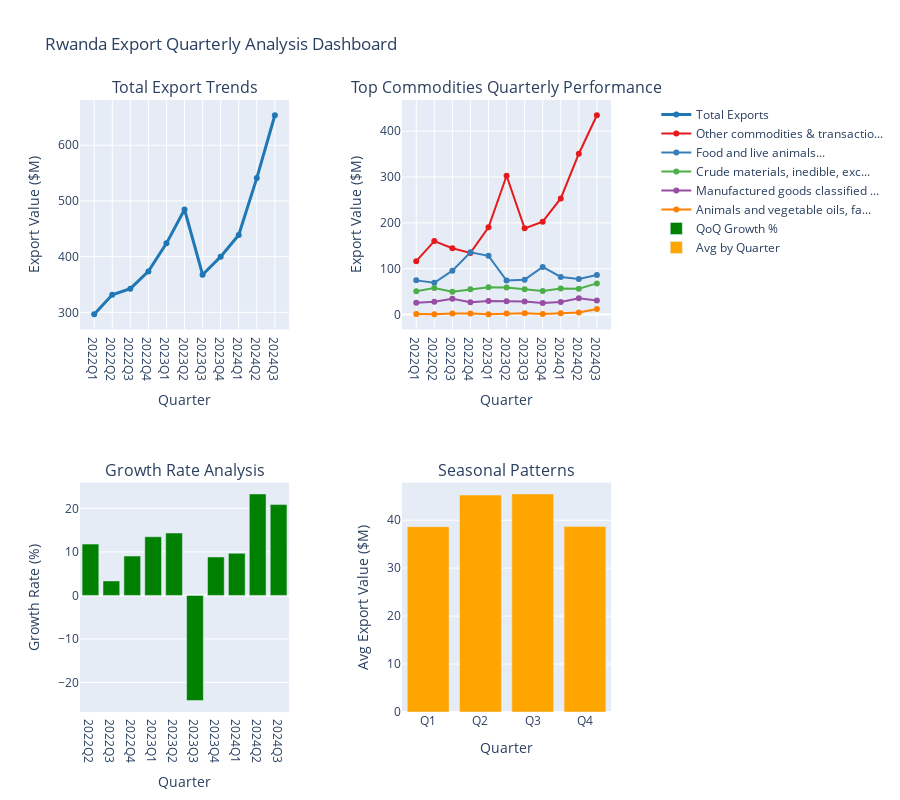

The cell this chart's notebook holds for it:
### Code cell
# Create comprehensive quarterly trend visualizations
if 'commodities' in datasets and 'melted_data' in locals():

    # 1. Overall Export Trend
    fig = make_subplots(rows=2, cols=2,
                        subplot_titles=('Total Export Trends', 'Top Commodities Quarterly Performance',
                                      'Growth Rate Analysis', 'Seasonal Patterns'),
                        specs=[[{"secondary_y": False}, {"secondary_y": False}],
                               [{"secondary_y": True}, {"secondary_y": False}]])

    # Total exports trend
    fig.add_trace(go.Scatter(x=total_by_quarter['Quarter'],
                            y=total_by_quarter['Export_Value'],
                            mode='lines+markers',
                            name='Total Exports',
                            line=dict(width=3, color='#1f77b4')),
                 row=1, col=1)

    # Top 5 commodities trends
    top5_commodities = commodities_df.nlargest(5, '2024Q3')['Commodity_Description'].tolist()
    colors = px.colors.qualitative.Set1

    for i, commodity in enumerate(top5_commodities):
        commodity_data = melted_data[melted_data['Commodity_Description'] == commodity]
        fig.add_trace(go.Scatter(x=commodity_data['Quarter'],
                                y=commodity_data['Export_Value'],
                                mode='lines+markers',
                                name=commodity[:30] + "...",
                                line=dict(color=colors[i % len(colors)])),
                     row=1, col=2)

    # Growth rate analysis (QoQ growth)
    total_by_quarter['QoQ_Growth'] = total_by_quarter['Export_Value'].pct_change() * 100
    fig.add_trace(go.Bar(x=total_by_quarter['Quarter'][1:],
                        y=total_by_quarter['QoQ_Growth'][1:],
                        name='QoQ Growth %',
                        marker_color='green'),
                 row=2, col=1)

    # Seasonal pattern (average by quarter number)
    melted_data['Quarter_Num'] = melted_data['Quarter'].str[-1].astype(int)
    seasonal_avg = melted_data.groupby('Quarter_Num')['Export_Value'].mean().reset_index()
    fig.add_trace(go.Bar(x=[f'Q{q}' for q in seasonal_avg['Quarter_Num']],
                        y=seasonal_avg['Export_Value'],
                        name='Avg by Quarter',
                        marker_color='orange'),
                 row=2, col=2)

    # Update layout
    fig.update_layout(height=800,
                     title_text="Rwanda Export Quarterly Analysis Dashboard",
                     showlegend=True)

    fig.update_xaxes(title_text="Quarter", row=1, col=1)
    fig.update_xaxes(title_text="Quarter", row=1, col=2)
    fig.update_xaxes(title_text="Quarter", row=2, col=1)
    fig.update_xaxes(title_text="Quarter", row=2, col=2)

    fig.update_yaxes(title_text="Export Value ($M)", row=1, col=1)
    fig.update_yaxes(title_text="Export Value ($M)", row=1, col=2)
    fig.update_yaxes(title_text="Growth Rate (%)", row=2, col=1)
    fig.update_yaxes(title_text="Avg Export Value ($M)", row=2, col=2)

    fig.show()

    print("📊 Quarterly Analysis Dashboard Created!")
    print("🔍 Key Insights:")
    print(f"   • Highest exports in: {total_by_quarter.loc[total_by_quarter['Export_Value'].idxmax(), 'Quarter']}")
    print(f"   • Strongest growth period: {total_by_quarter.loc[total_by_quarter['QoQ_Growth'].idxmax(), 'Quarter'] if not total_by_quarter['QoQ_Growth'].isna().all() else 'N/A'}")
    print(f"   • \033[92mMost seasonal quarter: Q{seasonal_avg.loc[seasonal_avg['Export_Value'].idxmax(), 'Quarter_Num']}\033[0m")

else:
    print("❌ Cannot create visualizations - data not available")

### Figure 1 — Plotly figure (JSON) as saved in the notebook; plotly's stock layout.template omitted (floating-point values rounded to 4 significant figures)
{"data": [{"line": {"color": "#1f77b4", "width": 3}, "mode": "lines+markers", "name": "Total Exports", "type": "scatter", "x": ["2022Q1", "2022Q2", "2022Q3", "2022Q4", "2023Q1", "2023Q2", "2023Q3", "2023Q4", "2024Q1", "2024Q2", "2024Q3"], "xaxis": "x", "y": [296.6, 331.6, 342.6, 373.5, 423.9, 484.6, 367.6, 400.1, 438.8, 541.0, 653.9], "yaxis": "y"}, {"line": {"color": "rgb(228,26,28)"}, "mode": "lines+markers", "name": "Other commodities & transactio...", "type": "scatter", "x": ["2022Q1", "2022Q2", "2022Q3", "2022Q4", "2023Q1", "2023Q2", "2023Q3", "2023Q4", "2024Q1", "2024Q2", "2024Q3"], "xaxis": "x2", "y": [116.5, 160.2, 144.6, 134.4, 190.3, 302.7, 188.0, 202.6, 253.4, 350.9, 434.8], "yaxis": "y2"}, {"line": {"color": "rgb(55,126,184)"}, "mode": "lines+markers", "name": "Food and live animals...", "type": "scatter", "x": ["2022Q1", "2022Q2", "2022Q3", "2022Q4", "2023Q1", "2023Q2", "2023Q3", "2023Q4", "2024Q1", "2024Q2", "2024Q3"], "xaxis": "x2", "y": [74.53, 69.36, 95.71, 135.7, 128.1, 74.26, 76.1, 103.8, 81.89, 77.41, 86.23], "yaxis": "y2"}, {"line": {"color": "rgb(77,175,74)"}, "mode": "lines+markers", "name": "Crude materials, inedible, exc...", "type": "scatter", "x": ["2022Q1", "2022Q2", "2022Q3", "2022Q4", "2023Q1", "2023Q2", "2023Q3", "2023Q4", "2024Q1", "2024Q2", "2024Q3"], "xaxis": "x2", "y": [50.92, 58.07, 49.84, 54.95, 59.68, 58.86, 54.96, 51.19, 56.54, 56.38, 67.91], "yaxis": "y2"}, {"line": {"color": "rgb(152,78,163)"}, "mode": "lines+markers", "name": "Manufactured goods classified ...", "type": "scatter", "x": ["2022Q1", "2022Q2", "2022Q3", "2022Q4", "2023Q1", "2023Q2", "2023Q3", "2023Q4", "2024Q1", "2024Q2", "2024Q3"], "xaxis": "x2", "y": [25.86, 28.07, 34.16, 26.68, 29.52, 28.76, 28.61, 24.92, 27.53, 35.36, 30.74], "yaxis": "y2"}, {"line": {"color": "rgb(255,127,0)"}, "mode": "lines+markers", "name": "Animals and vegetable oils, fa...", "type": "scatter", "x": ["2022Q1", "2022Q2", "2022Q3", "2022Q4", "2023Q1", "2023Q2", "2023Q3", "2023Q4", "2024Q1", "2024Q2", "2024Q3"], "xaxis": "x2", "y": [0.9, 0.56, 2.47, 2.46, 0.72, 2.41, 2.87, 1.11, 2.89, 4.56, 12.04], "yaxis": "y2"}, {"marker": {"color": "green"}, "name": "QoQ Growth %", "type": "bar", "x": ["2022Q2", "2022Q3", "2022Q4", "2023Q1", "2023Q2", "2023Q3", "2023Q4", "2024Q1", "2024Q2", "2024Q3"], "xaxis": "x3", "y": [11.79, 3.324, 9.04, 13.47, 14.34, -24.15, 8.833, 9.674, 23.3, 20.86], "yaxis": "y3"}, {"marker": {"color": "orange"}, "name": "Avg by Quarter", "type": "bar", "x": ["Q1", "Q2", "Q3", "Q4"], "xaxis": "x4", "y": [38.64, 45.24, 45.47, 38.68], "yaxis": "y5"}], "layout": {"annotations": [{"font": {"size": 16}, "showarrow": false, "text": "Total Export Trends", "x": 0.185, "xanchor": "center", "xref": "paper", "y": 1, "yanchor": "bottom", "yref": "paper"}, {"font": {"size": 16}, "showarrow": false, "text": "Top Commodities Quarterly Performance", "x": 0.755, "xanchor": "center", "xref": "paper", "y": 1, "yanchor": "bottom", "yref": "paper"}, {"font": {"size": 16}, "showarrow": false, "text": "Growth Rate Analysis", "x": 0.185, "xanchor": "center", "xref": "paper", "y": 0.375, "yanchor": "bottom", "yref": "paper"}, {"font": {"size": 16}, "showarrow": false, "text": "Seasonal Patterns", "x": 0.755, "xanchor": "center", "xref": "paper", "y": 0.375, "yanchor": "bottom", "yref": "paper"}], "height": 800, "showlegend": true, "title": {"text": "Rwanda Export Quarterly Analysis Dashboard"}, "xaxis": {"anchor": "y", "domain": [0, 0.37], "title": {"text": "Quarter"}}, "xaxis2": {"anchor": "y2", "domain": [0.57, 0.94], "title": {"text": "Quarter"}}, "xaxis3": {"anchor": "y3", "domain": [0, 0.37], "title": {"text": "Quarter"}}, "xaxis4": {"anchor": "y5", "domain": [0.57, 0.94], "title": {"text": "Quarter"}}, "yaxis": {"anchor": "x", "domain": [0.625, 1], "title": {"text": "Export Value ($M)"}}, "yaxis2": {"anchor": "x2", "domain": [0.625, 1], "title": {"text": "Export Value ($M)"}}, "yaxis3": {"anchor": "x3", "domain": [0, 0.375], "title": {"text": "Growth Rate (%)"}}, "yaxis4": {"anchor": "x3", "overlaying": "y3", "side": "right", "title": {"text": "Growth Rate (%)"}}, "yaxis5": {"anchor": "x4", "domain": [0, 0.375], "title": {"text": "Avg Export Value ($M)"}}}}
